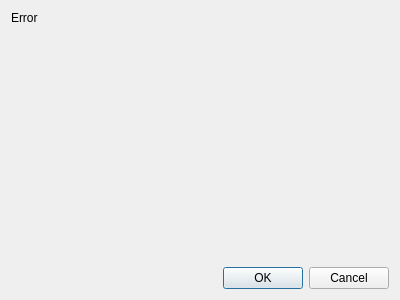
<?xml version="1.0" encoding="UTF-8"?>
<ui version="4.0">
 <class>TranscoderOptionsDialog</class>
 <widget class="QDialog" name="TranscoderOptionsDialog">
  <property name="geometry">
   <rect>
    <x>0</x>
    <y>0</y>
    <width>400</width>
    <height>300</height>
   </rect>
  </property>
  <property name="windowTitle">
   <string>Transcoding options</string>
  </property>
  <layout class="QVBoxLayout" name="verticalLayout">
   <item>
    <widget class="QLabel" name="errorMessage">
     <property name="enabled">
      <bool>true</bool>
     </property>
     <property name="text">
      <string>Error</string>
     </property>
     <property name="alignment">
      <set>Qt::AlignLeading|Qt::AlignLeft|Qt::AlignTop</set>
     </property>
    </widget>
   </item>
   <item>
    <widget class="QDialogButtonBox" name="buttonBox">
     <property name="orientation">
      <enum>Qt::Horizontal</enum>
     </property>
     <property name="standardButtons">
      <set>QDialogButtonBox::Cancel|QDialogButtonBox::Ok</set>
     </property>
    </widget>
   </item>
  </layout>
 </widget>
 <resources/>
 <connections>
  <connection>
   <sender>buttonBox</sender>
   <signal>accepted()</signal>
   <receiver>TranscoderOptionsDialog</receiver>
   <slot>accept()</slot>
   <hints>
    <hint type="sourcelabel">
     <x>248</x>
     <y>254</y>
    </hint>
    <hint type="destinationlabel">
     <x>157</x>
     <y>274</y>
    </hint>
   </hints>
  </connection>
  <connection>
   <sender>buttonBox</sender>
   <signal>rejected()</signal>
   <receiver>TranscoderOptionsDialog</receiver>
   <slot>reject()</slot>
   <hints>
    <hint type="sourcelabel">
     <x>316</x>
     <y>260</y>
    </hint>
    <hint type="destinationlabel">
     <x>286</x>
     <y>274</y>
    </hint>
   </hints>
  </connection>
 </connections>
</ui>
